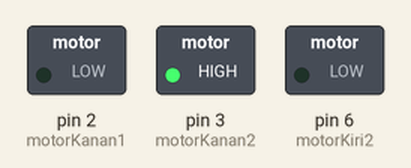
A sketch run on a simulated Arduino Uno, built with avr-gcc and run on an emulated ATmega328P. On the bench: switched loads named in the sketch (green lamp = pin HIGH). Pins used as bus, display or sensor lines are not drawn.

Above: at 0.1 s.
Timing chart, 0 to 1.6 s (numbered marks = the images above):
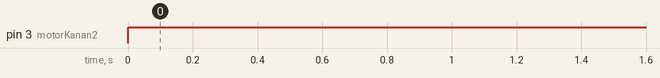

Measured:
- by itself, pin 3 (motorKanan2): LOW → HIGH at 0.00 s

The sketch:

Sumo_Robot.ino
```cpp
//#define MOTOR1_A 2
//#define MOTOR1_B 3
//#define MOTOR2_A 1
//#define MOTOR2_B 4
//#define MOTOR4_A 0
//#define MOTOR4_B 6
//#define MOTOR3_A 5
//#define MOTOR3_B 7
#define motorKanan1 2
#define motorKanan2 3
#define motorKiri1 0
#define motorKiri2 6
#define trigPin 13
#define echoPin 11
#define line1 A0
#define line2 A1

int count = 0;

void mundur(int output)
{
  motorDC(1, -output);
  motorDC(2, -output);
}

void mundurBelokKiri()
{
  motorDC(1, -255);
  motorDC(2, -45);
}

void majuBelokKiri()
{
  motorDC(1, 255);
  motorDC(2, 45);
}

void maju(int output)
{
  motorDC(1, output);
  motorDC(2, output);
}

void muterKanan(int output)
{
  motorDC(1, -output);
  motorDC(2, output);
}

void muterKiri(int output)
{
  motorDC(1, output);
  motorDC(2, -output);
}

void motorDC(int channel, int output)
{
  if(channel == 1)
  {
    if(output > 0)
    {
      digitalWrite(motorKanan1, LOW);
      digitalWrite(motorKanan2, HIGH);
    }
    else if(output <= 0)
    {
      digitalWrite(motorKanan1, HIGH);
      digitalWrite(motorKanan2, LOW);
      output = -output;
    }
//    analogWrite(motorKanan, output);
  }
  else if(channel == 2)
  {
    if(output > 0)
    {
      digitalWrite(motorKiri1, HIGH);
      digitalWrite(motorKiri2, LOW);
    }
    else if(output <= 0)
    {
      digitalWrite(motorKiri1, LOW);
      digitalWrite(motorKiri2, HIGH);
      output = -output;
    }
//    analogWrite(motorKiri, output);
  }
}

int ultrasonik()
{
  long duration, distance;
  digitalWrite(trigPin, LOW);  // Added this line
  delayMicroseconds(2); // Added this line
  digitalWrite(trigPin, HIGH);
  delayMicroseconds(10); // Added this line
  digitalWrite(trigPin, LOW);
  duration = pulseIn(echoPin, HIGH);
  distance = (duration/2) / 29.1;
//  Serial.println(distance);
  return distance;
}

int lineSensor()
{
  return analogRead(line1);
}

void setup() {
  // put your setup code here, to run once:
  Serial.begin(9600);
  pinMode(motorKanan1, OUTPUT);
  pinMode(motorKanan2, OUTPUT);
  pinMode(motorKiri1, OUTPUT);
  pinMode(motorKiri2, OUTPUT);
  pinMode(trigPin, OUTPUT);
  pinMode(echoPin, INPUT);
  pinMode(line1, INPUT);
  pinMode(line2, INPUT);
//  delay(500);
//  mundurBelokKiri();
//  delay(650);
//  maju(0);
//  delay(2000);
//  majuBelokKiri();
//  delay(650);
}

void loop() {
  // put your main code here, to run repeatedly:
//  Serial.println(lineSensor());
maju(255);
//  if(lineSensor() <= 20)
//  {
//    mundur(70);
//    delay(800);
//    muterKiri(50);
//    delay(1500);
//  }
//  else
//  {
//    if(ultrasonik() < 60)
//    {
//      maju(100);
//    }
//    else
//    {
//      muterKanan(50);
//      count++;
//      if(count >= 300)
//      {
//        maju(40);
//        count = 0;
//      }
//    }
//  }
}
```
